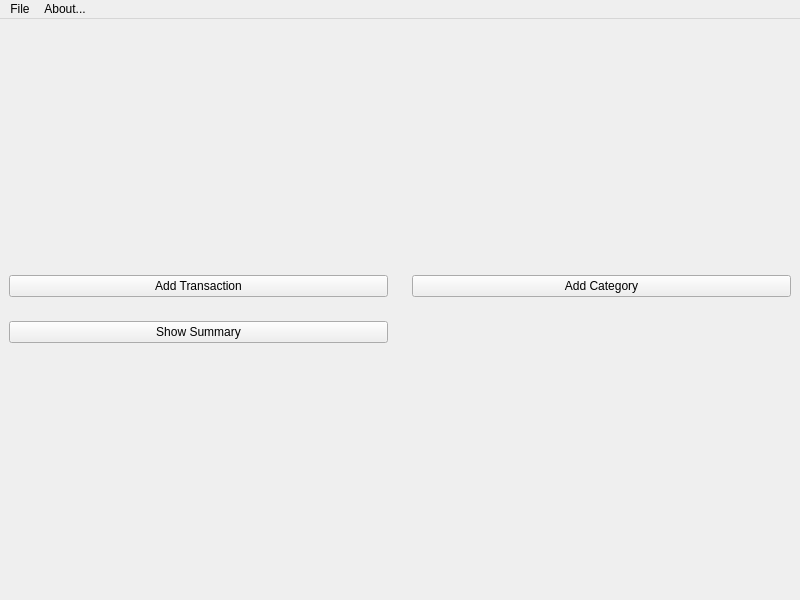
<?xml version="1.0" encoding="UTF-8"?>
<ui version="4.0">
 <class>MainWindow</class>
 <widget class="QMainWindow" name="MainWindow">
  <property name="geometry">
   <rect>
    <x>0</x>
    <y>0</y>
    <width>800</width>
    <height>600</height>
   </rect>
  </property>
  <property name="windowTitle">
   <string>MainWindow</string>
  </property>
  <widget class="QWidget" name="centralwidget">
   <layout class="QGridLayout" name="gridLayout_2">
    <item row="0" column="0">
     <layout class="QGridLayout" name="gridLayout">
      <property name="spacing">
       <number>24</number>
      </property>
      <item row="0" column="1">
       <widget class="QPushButton" name="button_add_category">
        <property name="text">
         <string>Add Category</string>
        </property>
       </widget>
      </item>
      <item row="0" column="0">
       <widget class="QPushButton" name="button_add_transaction">
        <property name="styleSheet">
         <string notr="true"/>
        </property>
        <property name="text">
         <string>Add Transaction</string>
        </property>
       </widget>
      </item>
      <item row="1" column="0">
       <widget class="QPushButton" name="button_show_summary">
        <property name="text">
         <string>Show Summary</string>
        </property>
       </widget>
      </item>
     </layout>
    </item>
   </layout>
  </widget>
  <widget class="QMenuBar" name="menuBar">
   <property name="geometry">
    <rect>
     <x>0</x>
     <y>0</y>
     <width>800</width>
     <height>22</height>
    </rect>
   </property>
   <widget class="QMenu" name="menuAbout">
    <property name="title">
     <string>About...</string>
    </property>
    <addaction name="action_see_the_source_code"/>
    <addaction name="action_license_info"/>
    <addaction name="separator"/>
   </widget>
   <widget class="QMenu" name="menuFile">
    <property name="title">
     <string>File</string>
    </property>
    <addaction name="action_open_budget"/>
    <addaction name="action_create_budget"/>
   </widget>
   <addaction name="menuFile"/>
   <addaction name="menuAbout"/>
  </widget>
  <action name="action_see_the_source_code">
   <property name="text">
    <string>See the source code!</string>
   </property>
  </action>
  <action name="action_license_info">
   <property name="text">
    <string>License info</string>
   </property>
   <property name="toolTip">
    <string>See the full license text for simba</string>
   </property>
  </action>
  <action name="action_open_budget">
   <property name="text">
    <string>Open Budget...</string>
   </property>
  </action>
  <action name="action_create_budget">
   <property name="text">
    <string>Create Budget...</string>
   </property>
  </action>
 </widget>
 <resources/>
 <connections/>
</ui>
